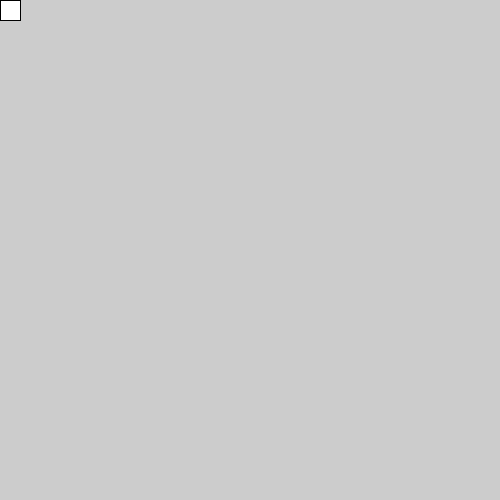
Frame 1 (no input)
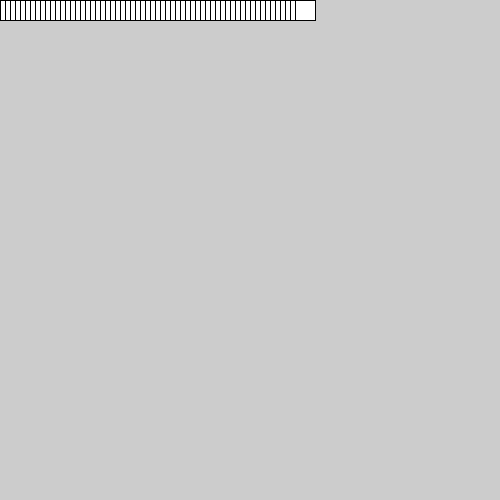
Frame 60 (the mouse pressed at the canvas centre just before this capture)
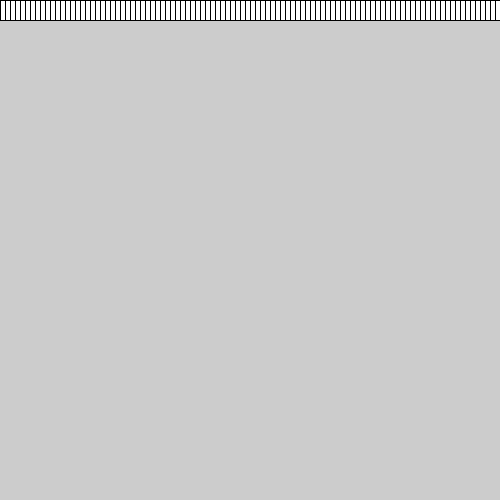
Frame 120 (the mouse held since frame 60 and released just before this capture)

The Processing sketch that drew these frames (run headless with seeded random() and noise(); from frame 60 on, the mouse is pressed at the canvas centre):

// Processing sketch: STG
// ── STG.pde
void setup(){
 size(500, 500); 
}

int enemy_x = 0;
int enemy_y = 0;
int enemy_size = 20;
int enemy_v = 5;

void draw(){
  
  rect(enemy_x, enemy_y, enemy_size, enemy_size);
 enemy_x += enemy_v;
 
 
  
}
